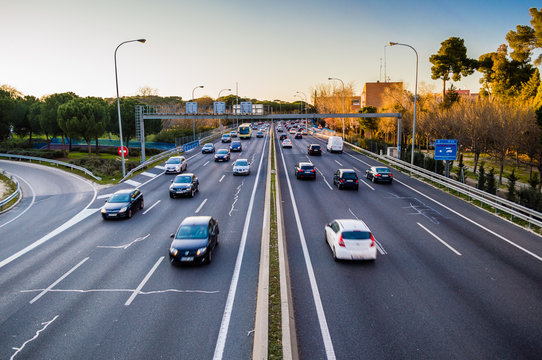
#> input picture highway.jpg, 542 x 360 px, found by its file name
$ python cv_3.py
#> lines starting #> are read from the running program, lines starting #| are printed output that depends on the picture
import cv2
import numpy as np

img = cv2.imread("D:/My Python Projects/Open CV/highway.jpg")
#> img is the input picture: shape (360, 542, 3); mean B, G, R 126.5, 123.5, 122.2

width = 350
height = 300

dim = (width,height)
resized = cv2.resize(img,dim)
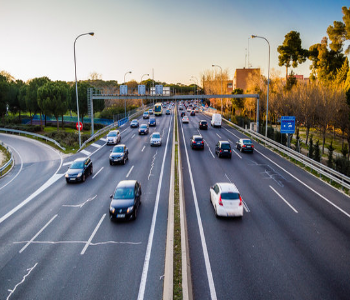
#> resized: shape (300, 350, 3); mean B, G, R 126.4, 123.4, 122.1
print("Image Size In Bytes : ",img.size)
#| Image Size In Bytes :  585360
cv2.imshow("Original ", resized)
# [5 lines of commented-out code are left out]

flip2 = cv2.flip(resized,-1)
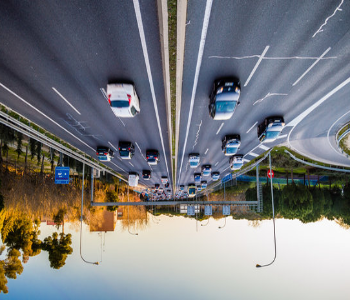
#> flip2: shape (300, 350, 3); mean B, G, R 126.4, 123.4, 122.1
cv2.imshow("Vertically ",flip2)
cv2.waitKey(0)
cv2.destroyAllWindows()
